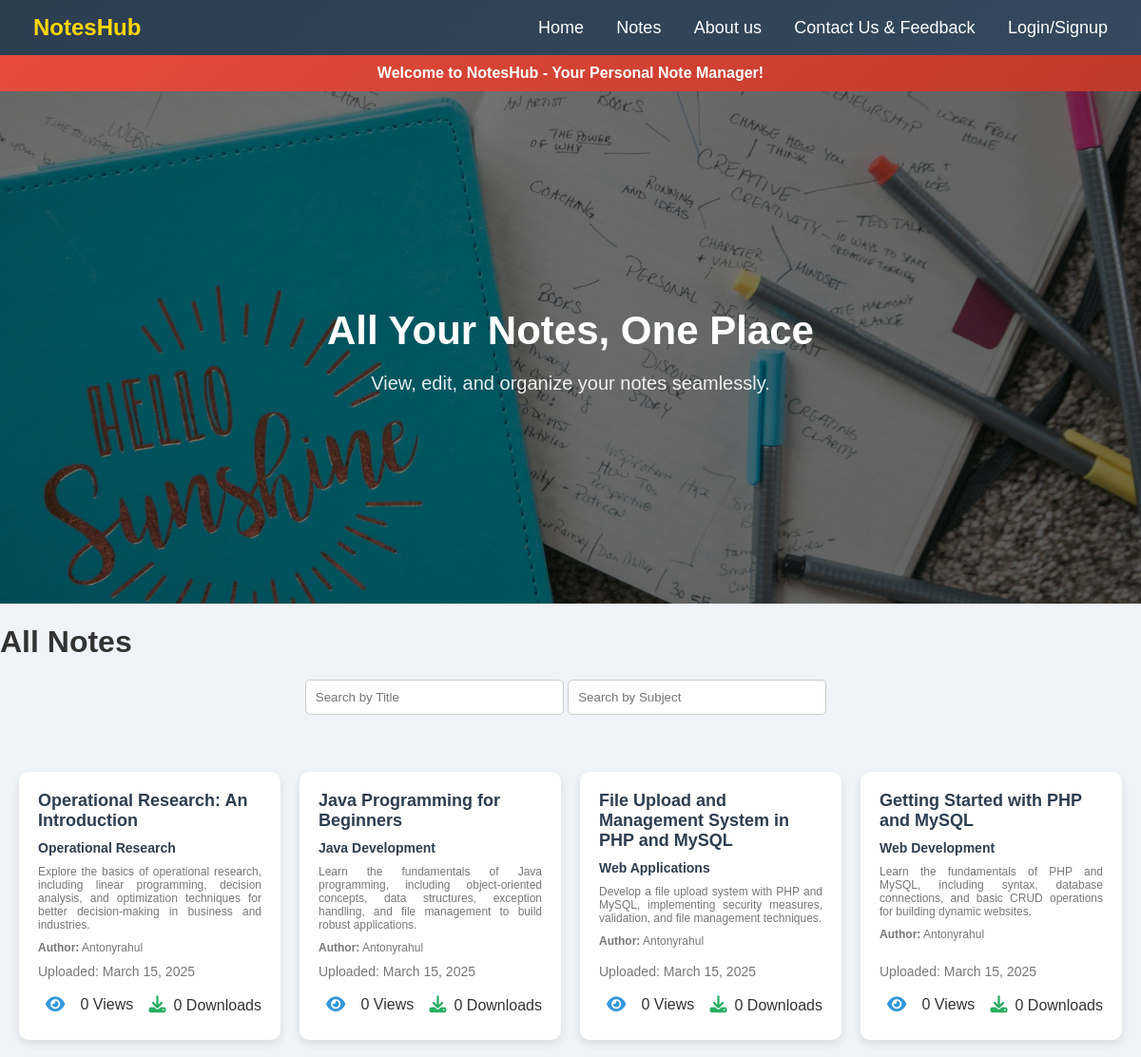
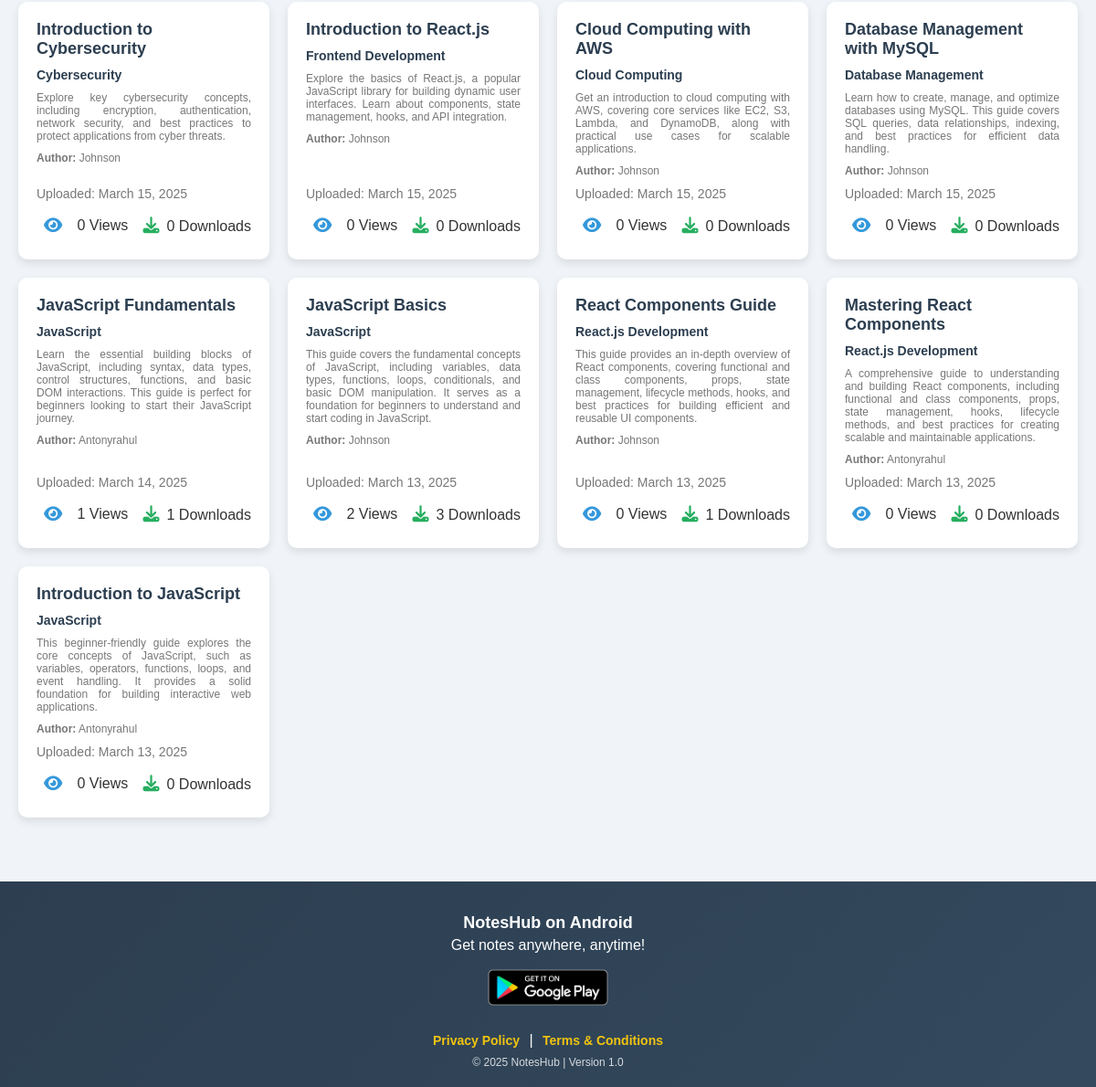
Before: /allnotes.php with the older database file (2 pictures, top to bottom).
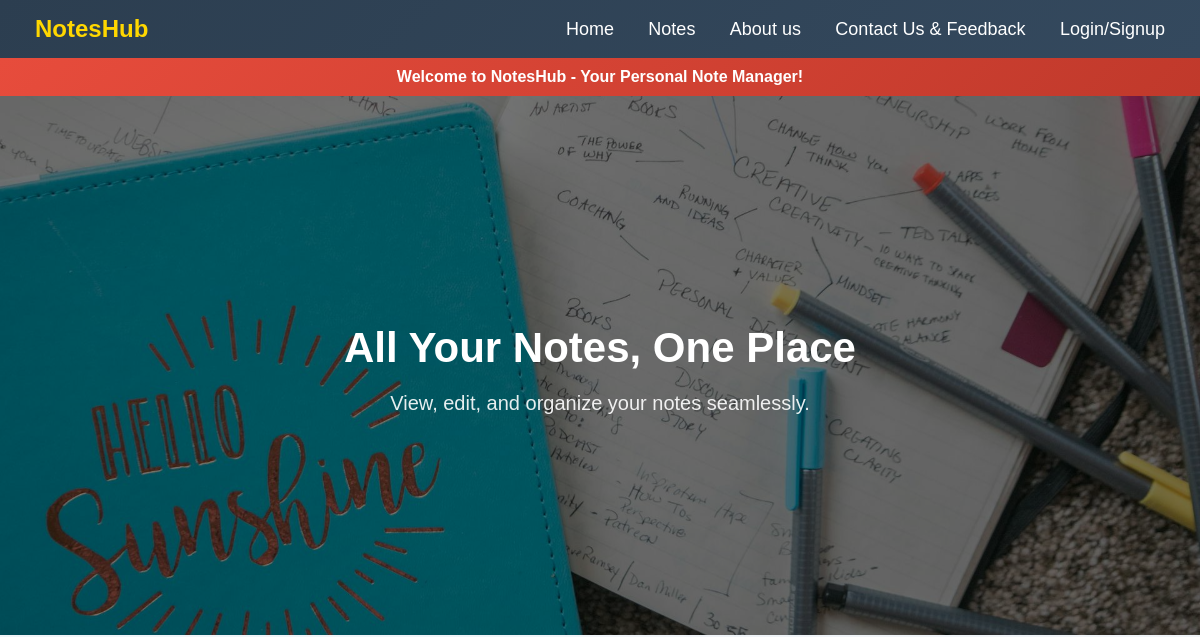
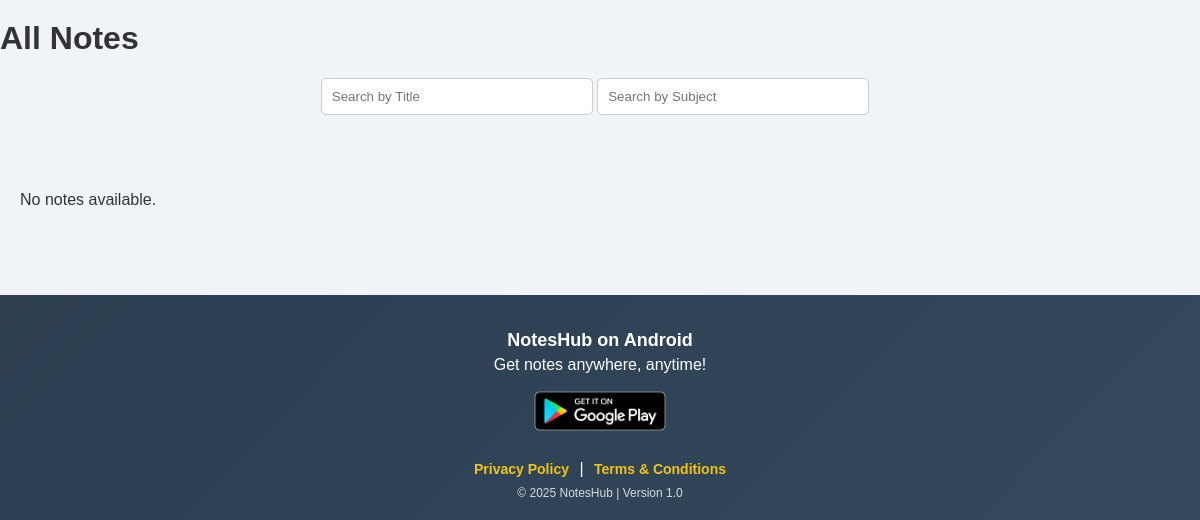
After: the same page with the newer database file (2 pictures, top to bottom).
### tables this page shows
CREATE TABLE `notes` (
  `id` int(11) NOT NULL,
  `user_id` int(11) NOT NULL,
  `notes_title` varchar(255) NOT NULL,
  `notes_subject` varchar(255) NOT NULL,
  `description` text NOT NULL,
  `pdf` varchar(255) DEFAULT NULL,
  `view_count` int(11) DEFAULT 0,
  `dwnld_count` int(11) DEFAULT 0,
  `created_at` timestamp NOT NULL DEFAULT current_timestamp(),
  `download_count` int(11) DEFAULT 0
);

CREATE TABLE `users` (
  `id` int(11) NOT NULL,
  `username` varchar(50) NOT NULL,
  `email` varchar(100) NOT NULL,
  `password` varchar(255) NOT NULL,
  `profile_picture` varchar(255) DEFAULT NULL
);

### allnotes.php (the view, shortened to what this page needs)
<?php
include './db/db.php';
$uploadBasePath = "http://localhost/noteshub/userpannel/uploads/";
$sql = "SELECT * FROM notes ORDER BY created_at DESC";
if (isset($_GET['search'])) {
    $searchQuery = mysqli_real_escape_string($conn, $_GET['search']);
    $sql = "SELECT notes.*, users.username
            FROM notes
            JOIN users ON notes.user_id = users.id
            WHERE notes.notes_subject LIKE '%$searchQuery%'
            ORDER BY notes.created_at DESC";
} else {
    $sql = "SELECT notes.*, users.username
            FROM notes
            JOIN users ON notes.user_id = users.id
            ORDER BY notes.created_at DESC";
}
$result = mysqli_query($conn, $sql);
?>
<!DOCTYPE html>
<html lang="en">
<head>
    <link rel="stylesheet" href="https://cdnjs.cloudflare.com/ajax/libs/font-awesome/6.5.0/css/all.min.css">
</head>
<body>
    <div class="navbar">
        <div class="logo"><a href="./admin/login.php">NotesHub</a></div>
        <div>
            <a href="./index.php">Home</a>
            <a href="./allnotes.php">Notes</a>
            <a href="./aboutus.php">About us</a>
            <a href="./contact.php">Contact Us & Feedback</a>
            <a href="./userpannel/userlogin.php">Login/Signup</a>
        </div>
    </div>
    <div class="notification">
        Welcome to NotesHub - Your Personal Note Manager!
    </div>
    <div class="hero">
        <h1>All Your Notes, One Place</h1>
        <p>View, edit, and organize your notes seamlessly.</p>
    </div>
    <div class="notes-title">
        <h1>All Notes</h1>
    </div>
    <div style="text-align: center; margin: 20px;">
        <input type="text" id="searchTitle" placeholder="Search by Title" onkeyup="filterNotes()" style="padding: 10px; width: 250px; border-radius: 5px; border: 1px solid #ccc;">
        <input type="text" id="searchSubject" placeholder="Search by Subject" onkeyup="filterNotes()" style="padding: 10px; width: 250px; margin-right: 10px; border-radius: 5px; border: 1px solid #ccc;">
    </div>
    <div class="notes-container">
        <?php
        if (mysqli_num_rows($result) > 0) {
            while ($row = mysqli_fetch_assoc($result)) {
                $filePath = $uploadBasePath . basename($row['pdf']);
                echo '<div class="note-card">
                <div class="note-details">
                    <div class="note-title">' . htmlspecialchars($row['notes_title']) . '</div>
                    <div class="note-subtitle">' . htmlspecialchars($row['notes_subject']) . '</div>
                     <div class="note-description">' . htmlspecialchars($row['description']) . '</div>
                     <div class="note-description"><strong>Author:</strong> ' . htmlspecialchars($row['username']) . ' </div>
                </div>
                <div class="note-meta">Uploaded: ' . date('F j, Y', strtotime($row['created_at'])) . '</div>
                <div class="note-actions">
                    <i class="fas fa-eye icon-btn" style="color: #3498db;"
           onclick="increaseViewCount(' . $row['id'] . '); openPdfModal(\'' . $filePath . '\')"></i>
        ' . htmlspecialchars($row['view_count']) . ' Views
                    <a href="update_download_count.php?id=' . $row['id'] . '">
                        <i class="fas fa-download icon-btn" style="color: #27ae60;"></i>' . htmlspecialchars($row['dwnld_count']) . ' Downloads
                    </a>
                </div>
              </div>';
            }
        } else {
            echo "<p>No notes available.</p>";
        }
        ?>
    </div>
    <div class="footer">
        <h2>NotesHub on Android</h2>
        <p>Get notes anywhere, anytime!</p>
        <a href="#">
            <img src="./assets/images/image.png" alt="Google Play">
        </a>
        <div class="footer-links">
            <a href="#">Privacy Policy</a>
            <span>|</span>
            <a href="#">Terms & Conditions</a>
        </div>
        <p class="version">© 2025 NotesHub | Version 1.0</p>
    </div>
</body>
</html>

### allnotes.php (style rules this page uses)
body { margin: 0; font-family: 'Arial', sans-serif; background-color: #f0f4f8; color: #333; }
a { text-decoration: none; color: inherit; }
.navbar { background: linear-gradient(135deg, #2c3e50, #34495e); padding: 15px 20px; display: flex; justify-content: space-between; align-items: center; color: white; position: sticky; top: 0; z-index: 1000; transition: all 0.3s ease-in-out; }
.navbar a { color: white; text-decoration: none; margin: 0 15px; font-size: 18px; transition: color 0.3s, transform 0.3s; }
.navbar .logo { font-size: 24px; font-weight: bold; color: #ffd700; }
.navbar .logo a { font-size: 24px; font-weight: bold; color: #ffd700; }
.notification { background: linear-gradient(135deg, #e74c3c, #c0392b); color: white; text-align: center; padding: 10px; font-weight: bold; animation: fadeIn 1s ease-in-out; }
.hero { text-align: center; padding: 200px 20px; background-image: url('./assets/images/hero-bg.jpg'); background-size: cover; background-position: center; color: white; position: relative; animation: slideUp 1s ease-in-out; }
.hero::before { content: ''; position: absolute; top: 0; left: 0; right: 0; bottom: 0; background: rgba(0, 0, 0, 0.5); }
.hero h1, .hero p { position: relative; z-index: 1; }
.hero h1 { font-size: 42px; margin-bottom: 10px; }
.hero p { font-size: 20px; opacity: 0.9; }
.footer { background: linear-gradient(135deg, #2c3e50, #34495e); color: white; text-align: center; padding: 15px 10px; margin-top: 40px; font-family: 'Arial', sans-serif; animation: fadeIn 1s ease-in-out; }
.footer h2 { font-size: 18px; margin-bottom: 5px; }
.footer p { margin: 3px 0; font-size: 14px; }
.footer img { width: 150px; margin: 8px 0; transition: transform 0.3s ease-in-out; }
.footer-links { margin: 8px 0; }
.footer-links a { color: #f1c40f; text-decoration: none; font-weight: bold; font-size: 14px; margin: 0 6px; transition: color 0.3s ease-in-out; }
.footer .version { font-size: 12px; opacity: 0.8; margin-top: 6px; }
.notes-title { max-width: 1200px; margin: 10px auto; animation: fadeIn 1s ease-in-out; }
.notes-container { max-width: 1200px; margin: 40px auto; padding: 20px; display: grid; grid-template-columns: repeat(auto-fit, minmax(250px, 1fr)); gap: 20px; align-items: stretch; }
.footer { background: linear-gradient(135deg, #2c3e50, #34495e); color: white; text-align: center; padding: 20px; margin-top: 50px; }
.footer p { margin: 0; font-size: 16px; }
.note-card { background: white; padding: 20px; border-radius: 10px; box-shadow: 0px 4px 10px rgba(0, 0, 0, 0.1); display: flex; flex-direction: column; justify-content: space-between; min-height: 180px; transition: transform 0.3s ease-in-out; animation: fadeIn 1s ease-in-out; }
.note-details { flex-grow: 1; display: flex; flex-direction: column; gap: 10px; }
.note-title { font-size: 18px; font-weight: bold; color: #2c3e50; }
.note-subtitle { font-size: 14px; font-weight: bold; color: #2c3e50; }
.note-description { font-size: 12px; color: #777; text-align: justify; }
.note-meta { font-size: 14px; color: #777; margin-top: 10px; }
.note-actions { display: flex; justify-content: space-between; align-items: center; margin-top: 10px; }
.icon-btn { font-size: 18px; cursor: pointer; padding: 8px; border-radius: 50%; transition: background 0.3s; }

Changed rows visible on the page:
removed notes: notes_title "Operational Research: An Introduction", notes_subject "Operational Research", description "Explore the basics of operational research, including linear programming, decision analysis, and optimization techniques for better decision-making in business and industries.", user.username "Antonyrahul", created_at "March 15, 2025", view_count "0", dwnld_count "0"
removed notes: notes_title "Java Programming for Beginners", notes_subject "Java Development", description "Learn the fundamentals of Java programming, including object-oriented concepts, data structures, exception handling, and file management to build robust applications.", user.username "Antonyrahul", created_at "March 15, 2025", view_count "0", dwnld_count "0"
removed notes: notes_title "File Upload and Management System in PHP and MySQL", notes_subject "Web Applications", description "Develop a file upload system with PHP and MySQL, implementing security measures, validation, and file management techniques.", user.username "Antonyrahul", created_at "March 15, 2025", view_count "0", dwnld_count "0"
removed notes: notes_title "Getting Started with PHP and MySQL", notes_subject "Web Development", description "Learn the fundamentals of PHP and MySQL, including syntax, database connections, and basic CRUD operations for building dynamic websites.", user.username "Antonyrahul", created_at "March 15, 2025", view_count "0", dwnld_count "0"
removed notes: notes_title "Introduction to Cybersecurity", notes_subject "Cybersecurity", description "Explore key cybersecurity concepts, including encryption, authentication, network security, and best practices to protect applications from cyber threats.", user.username "Johnson", created_at "March 15, 2025", view_count "0", dwnld_count "0"
removed notes: notes_title "Introduction to React.js", notes_subject "Frontend Development", description "Explore the basics of React.js, a popular JavaScript library for building dynamic user interfaces. Learn about components, state management, hooks, and API integration.", user.username "Johnson", created_at "March 15, 2025", view_count "0", dwnld_count "0"
removed notes: notes_title "Cloud Computing with AWS", notes_subject "Cloud Computing", description "Get an introduction to cloud computing with AWS, covering core services like EC2, S3, Lambda, and DynamoDB, along with practical use cases for scalable applications.", user.username "Johnson", created_at "March 15, 2025", view_count "0", dwnld_count "0"
removed notes: notes_title "Database Management with MySQL", notes_subject "Database Management", description "Learn how to create, manage, and optimize databases using MySQL. This guide covers SQL queries, data relationships, indexing, and best practices for efficient data handling.", user.username "Johnson", created_at "March 15, 2025", view_count "0", dwnld_count "0"
removed notes: notes_title "JavaScript Fundamentals", notes_subject "JavaScript", description "Learn the essential building blocks of JavaScript, including syntax, data types, control structures, functions, and basic DOM interactions. This guide is perfect for beginners looking to start their JavaScript journey.", user.username "Antonyrahul", created_at "March 14, 2025", view_count "1", dwnld_count "1"
removed notes: notes_title "JavaScript Basics", notes_subject "JavaScript", description "This guide covers the fundamental concepts of JavaScript, including variables, data types, functions, loops, conditionals, and basic DOM manipulation. It serves as a foundation for beginners to understand and start coding in JavaScript.", user.username "Johnson", created_at "March 13, 2025", view_count "2", dwnld_count "3"
removed notes: notes_title "React Components Guide", notes_subject "React.js Development", description "This guide provides an in-depth overview of React components, covering functional and class components, props, state management, lifecycle methods, hooks, and best practices for building efficient and reusable UI components.", user.username "Johnson", created_at "March 13, 2025", view_count "0", dwnld_count "1"
removed notes: notes_title "Mastering React Components", notes_subject "React.js Development", description "A comprehensive guide to understanding and building React components, including functional and class components, props, state management, hooks, lifecycle methods, and best practices for creating scalable and maintainable applications.", user.username "Antonyrahul", created_at "March 13, 2025", view_count "0", dwnld_count "0"
removed notes: notes_title "Introduction to JavaScript", notes_subject "JavaScript", description "This beginner-friendly guide explores the core concepts of JavaScript, such as variables, operators, functions, loops, and event handling. It provides a solid foundation for building interactive web applications.", user.username "Antonyrahul", created_at "March 13, 2025", view_count "0", dwnld_count "0"
Other visible differences:
text now shown: "No notes available."
